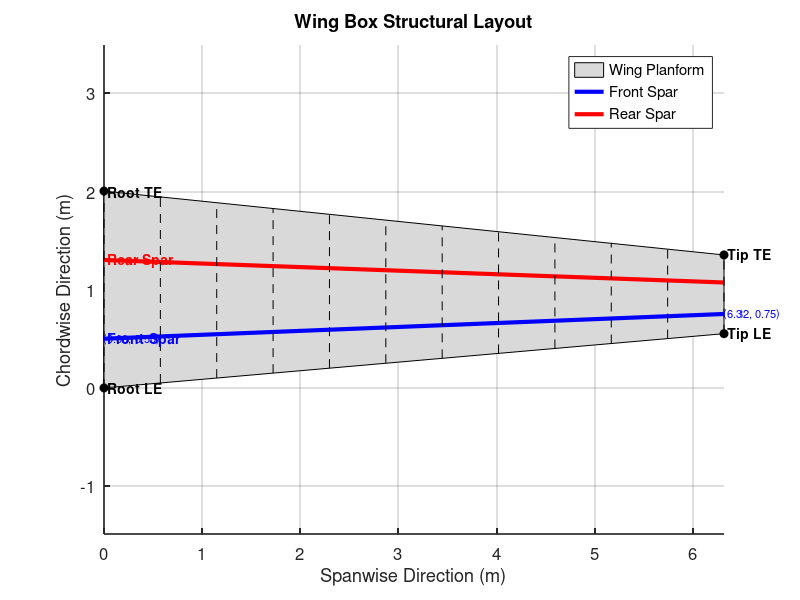

Reproduce this figure in MATLAB. (Note: this script raises an error after producing the figure.)
clc;
clear;
close all;

%% =====================================
% WING GEOMETRY
%% =====================================

S = 17.73;

AR = 9;

lambda = 0.4;

b = sqrt(AR * S);

c_root = 2.005;

c_tip = lambda * c_root;

%% =====================================
% SPAR LOCATIONS
%% =====================================

front_spar = 0.25;

rear_spar = 0.65;

fprintf('Front Spar = %.0f%% chord\n',...
    front_spar*100);

fprintf('Rear Spar = %.0f%% chord\n',...
    rear_spar*100);

%% =====================================
% ROOT SECTION DIMENSIONS
%% =====================================

front_spar_root = front_spar * c_root;

rear_spar_root = rear_spar * c_root;

wingbox_width_root = ...
    rear_spar_root - front_spar_root;

fprintf('\nRoot Wing Box Width = %.3f m\n',...
    wingbox_width_root);

%% =====================================
% TIP SECTION DIMENSIONS
%% =====================================

front_spar_tip = front_spar * c_tip;

rear_spar_tip = rear_spar * c_tip;

wingbox_width_tip = ...
    rear_spar_tip - front_spar_tip;

fprintf('Tip Wing Box Width = %.3f m\n',...
    wingbox_width_tip);

%% =====================================
% RIB SPACING
%% =====================================

rib_spacing = 0.5;

semi_span = b/2;

num_ribs = floor(semi_span / rib_spacing);

fprintf('\nNumber of Ribs per Half Wing = %d\n',...
    num_ribs);

%% =====================================
% SKIN THICKNESS
%% =====================================

skin_thickness = 0.003;

fprintf('\nSkin Thickness = %.1f mm\n',...
    skin_thickness*1000);

%% =====================================
% RIB LOCATIONS
%% =====================================

rib_locations = ...
    linspace(0, semi_span, num_ribs);

%% =====================================
% STRUCTURAL LAYOUT PLOT
%% =====================================

figure;

hold on;
axis equal;
grid on;

%% =====================================
% LEADING EDGE SWEEP
%% =====================================

sweep_LE = 5;

x_le_tip = tand(sweep_LE) * semi_span;

%% =====================================
% WING CORNERS
%% =====================================

x_root_LE = 0;
x_root_TE = c_root;

x_tip_LE = x_le_tip;
x_tip_TE = x_tip_LE + c_tip;

%% =====================================
% WING OUTLINE
%% =====================================

x_wing = [...
    0,...
    semi_span,...
    semi_span,...
    0];

y_wing = [...
    x_root_LE,...
    x_tip_LE,...
    x_tip_TE,...
    x_root_TE];

fill(x_wing,...
     y_wing,...
     [0.85 0.85 0.85]);

%% =====================================
% FRONT SPAR
%% =====================================

front_spar_x_root = ...
    x_root_LE + front_spar*c_root;

front_spar_x_tip = ...
    x_tip_LE + front_spar*c_tip;

plot([0 semi_span],...
     [front_spar_x_root front_spar_x_tip],...
     'b','LineWidth',3);

%% =====================================
% REAR SPAR
%% =====================================

rear_spar_x_root = ...
    x_root_LE + rear_spar*c_root;

rear_spar_x_tip = ...
    x_tip_LE + rear_spar*c_tip;

plot([0 semi_span],...
     [rear_spar_x_root rear_spar_x_tip],...
     'r','LineWidth',3);

%% =====================================
% RIBS
%% =====================================

for i = 1:length(rib_locations)

    eta = rib_locations(i)/semi_span;

    local_chord = ...
        c_root - (c_root-c_tip)*eta;

    y_le_local = ...
        tand(sweep_LE) * rib_locations(i);

    y_te_local = ...
        y_le_local + local_chord;

    plot([rib_locations(i) rib_locations(i)],...
         [y_le_local y_te_local],...
         'k--');

end

%% =====================================
% POINT MARKERS
%% =====================================

plot(0,x_root_LE,...
    'ko','MarkerFaceColor','k');

plot(0,x_root_TE,...
    'ko','MarkerFaceColor','k');

plot(semi_span,x_tip_LE,...
    'ko','MarkerFaceColor','k');

plot(semi_span,x_tip_TE,...
    'ko','MarkerFaceColor','k');

%% =====================================
% LABELS
%% =====================================

text(0,x_root_LE,...
    ' Root LE',...
    'FontWeight','bold');

text(0,x_root_TE,...
    ' Root TE',...
    'FontWeight','bold');

text(semi_span,x_tip_LE,...
    ' Tip LE',...
    'FontWeight','bold');

text(semi_span,x_tip_TE,...
    ' Tip TE',...
    'FontWeight','bold');

text(0,...
     front_spar_x_root,...
     ' Front Spar',...
     'Color','b',...
     'FontWeight','bold');

text(0,...
     rear_spar_x_root,...
     ' Rear Spar',...
     'Color','r',...
     'FontWeight','bold');

%% =====================================
% COORDINATE ANNOTATIONS
%% =====================================

text(0,...
     front_spar_x_root,...
     sprintf('(%.2f, %.2f)',...
     0,...
     front_spar_x_root),...
     'FontSize',8,...
     'Color','b');

text(semi_span,...
     front_spar_x_tip,...
     sprintf('(%.2f, %.2f)',...
     semi_span,...
     front_spar_x_tip),...
     'FontSize',8,...
     'Color','b');

%% =====================================
% AXES
%% =====================================

xlabel('Spanwise Direction (m)');

ylabel('Chordwise Direction (m)');

title('Wing Box Structural Layout');

legend(...
    'Wing Planform',...
    'Front Spar',...
    'Rear Spar');

set(gca,...
    'FontSize',12,...
    'LineWidth',1.2);

%% =====================================
% SAVE FIGURE
%% =====================================

output_png = fullfile(...
    projectRoot(),...
    '03_MATLAB',...
    'Figures',...
    'Structures',...
    'wing_box_layout.png');

saveas(gcf, output_png);
